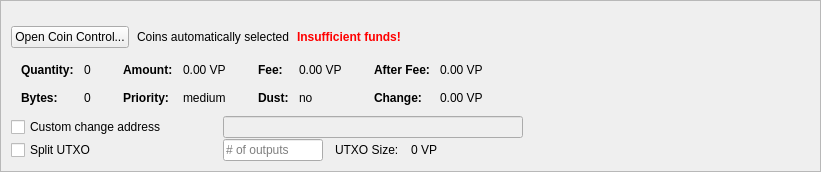
         <widget class="QFrame" name="frameCoinControl">
          <property name="sizePolicy">
           <sizepolicy hsizetype="Expanding" vsizetype="Expanding">
            <horstretch>0</horstretch>
            <verstretch>0</verstretch>
           </sizepolicy>
          </property>
          <property name="maximumSize">
           <size>
            <width>16777215</width>
            <height>16777215</height>
           </size>
          </property>
          <property name="frameShape">
           <enum>QFrame::StyledPanel</enum>
          </property>
          <property name="frameShadow">
           <enum>QFrame::Sunken</enum>
          </property>
          <layout class="QVBoxLayout" name="verticalLayoutCoinControl2">
           <property name="spacing">
            <number>0</number>
           </property>
           <property name="leftMargin">
            <number>0</number>
           </property>
           <property name="topMargin">
            <number>0</number>
           </property>
           <property name="rightMargin">
            <number>0</number>
           </property>
           <property name="bottomMargin">
            <number>0</number>
           </property>
           <item>
            <widget class="QFrame" name="frameCoinControl_BG">
             <layout class="QVBoxLayout" name="verticalLayoutCoinControl" stretch="0,0,0,0,0,0">
              <property name="spacing">
               <number>1</number>
              </property>
              <property name="leftMargin">
               <number>10</number>
              </property>
              <property name="topMargin">
               <number>10</number>
              </property>
              <item>
               <layout class="QHBoxLayout" name="horizontalLayoutCoinControl1">
                <property name="bottomMargin">
                 <number>15</number>
                </property>
                <item>
                 <layout class="QVBoxLayout" name="verticalLayout_3">
                  <property name="spacing">
                   <number>6</number>
                  </property>
                 </layout>
                </item>
               </layout>
              </item>
              <item>
               <layout class="QHBoxLayout" name="horizontalLayoutCoinControl2" stretch="0,0,0,0">
                <property name="spacing">
                 <number>8</number>
                </property>
                <property name="bottomMargin">
                 <number>10</number>
                </property>
                <item>
                 <widget class="QPushButton" name="pushButtonCoinControl">
                  <property name="sizePolicy">
                   <sizepolicy hsizetype="Minimum" vsizetype="Fixed">
                    <horstretch>0</horstretch>
                    <verstretch>0</verstretch>
                   </sizepolicy>
                  </property>
                  <property name="styleSheet">
                   <string notr="true"/>
                  </property>
                  <property name="text">
                   <string>Open Coin Control...</string>
                  </property>
                  <property name="autoDefault">
                   <bool>false</bool>
                  </property>
                 </widget>
                </item>
                <item>
                 <widget class="QLabel" name="labelCoinControlAutomaticallySelected">
                  <property name="text">
                   <string>Coins automatically selected</string>
                  </property>
                  <property name="margin">
                   <number>5</number>
                  </property>
                 </widget>
                </item>
                <item>
                 <widget class="QLabel" name="labelCoinControlInsuffFunds">
                  <property name="font">
                   <font>
                    <weight>75</weight>
                    <bold>true</bold>
                   </font>
                  </property>
                  <property name="styleSheet">
                   <string notr="true">color:red;font-weight:bold;</string>
                  </property>
                  <property name="text">
                   <string>Insufficient funds!</string>
                  </property>
                  <property name="margin">
                   <number>5</number>
                  </property>
                 </widget>
                </item>
                <item>
                 <spacer name="horizontalSpacerCoinControl">
                  <property name="orientation">
                   <enum>Qt::Horizontal</enum>
                  </property>
                  <property name="sizeHint" stdset="0">
                   <size>
                    <width>40</width>
                    <height>1</height>
                   </size>
                  </property>
                 </spacer>
                </item>
               </layout>
              </item>
              <item>
               <widget class="QWidget" name="widgetCoinControl" native="true">
                <property name="sizePolicy">
                 <sizepolicy hsizetype="Preferred" vsizetype="Preferred">
                  <horstretch>0</horstretch>
                  <verstretch>0</verstretch>
                 </sizepolicy>
                </property>
                <property name="minimumSize">
                 <size>
                  <width>0</width>
                  <height>0</height>
                 </size>
                </property>
                <property name="styleSheet">
                 <string notr="true"/>
                </property>
                <layout class="QHBoxLayout" name="horizontalLayoutCoinControl5">
                 <property name="leftMargin">
                  <number>0</number>
                 </property>
                 <property name="topMargin">
                  <number>0</number>
                 </property>
                 <property name="rightMargin">
                  <number>0</number>
                 </property>
                 <property name="bottomMargin">
                  <number>0</number>
                 </property>
                 <item>
                  <layout class="QHBoxLayout" name="horizontalLayoutCoinControl3" stretch="0,0,0,1">
                   <property name="spacing">
                    <number>20</number>
                   </property>
                   <property name="topMargin">
                    <number>0</number>
                   </property>
                   <property name="bottomMargin">
                    <number>10</number>
                   </property>
                   <item>
                    <layout class="QFormLayout" name="formLayoutCoinControl1">
                     <property name="horizontalSpacing">
                      <number>10</number>
                     </property>
                     <property name="verticalSpacing">
                      <number>14</number>
                     </property>
                     <property name="leftMargin">
                      <number>10</number>
                     </property>
                     <property name="topMargin">
                      <number>4</number>
                     </property>
                     <property name="rightMargin">
                      <number>6</number>
                     </property>
                     <item row="0" column="0">
                      <widget class="QLabel" name="labelCoinControlQuantityText">
                       <property name="font">
                        <font>
                         <weight>75</weight>
                         <bold>true</bold>
                        </font>
                       </property>
                       <property name="text">
                        <string>Quantity:</string>
                       </property>
                       <property name="margin">
                        <number>0</number>
                       </property>
                      </widget>
                     </item>
                     <item row="0" column="1">
                      <widget class="QLabel" name="labelCoinControlQuantity">
                       <property name="cursor">
                        <cursorShape>IBeamCursor</cursorShape>
                       </property>
                       <property name="contextMenuPolicy">
                        <enum>Qt::ActionsContextMenu</enum>
                       </property>
                       <property name="text">
                        <string notr="true">0</string>
                       </property>
                       <property name="margin">
                        <number>0</number>
                       </property>
                       <property name="textInteractionFlags">
                        <set>Qt::LinksAccessibleByMouse|Qt::TextSelectableByKeyboard|Qt::TextSelectableByMouse</set>
                       </property>
                      </widget>
                     </item>
                     <item row="1" column="0">
                      <widget class="QLabel" name="labelCoinControlBytesText">
                       <property name="font">
                        <font>
                         <weight>75</weight>
                         <bold>true</bold>
                        </font>
                       </property>
                       <property name="text">
                        <string>Bytes:</string>
                       </property>
                      </widget>
                     </item>
                     <item row="1" column="1">
                      <widget class="QLabel" name="labelCoinControlBytes">
                       <property name="cursor">
                        <cursorShape>IBeamCursor</cursorShape>
                       </property>
                       <property name="contextMenuPolicy">
                        <enum>Qt::ActionsContextMenu</enum>
                       </property>
                       <property name="text">
                        <string notr="true">0</string>
                       </property>
                       <property name="textInteractionFlags">
                        <set>Qt::LinksAccessibleByMouse|Qt::TextSelectableByKeyboard|Qt::TextSelectableByMouse</set>
                       </property>
                      </widget>
                     </item>
                    </layout>
                   </item>
                   <item>
                    <layout class="QFormLayout" name="formLayoutCoinControl2">
                     <property name="horizontalSpacing">
                      <number>10</number>
                     </property>
                     <property name="verticalSpacing">
                      <number>14</number>
                     </property>
                     <property name="leftMargin">
                      <number>6</number>
                     </property>
                     <property name="topMargin">
                      <number>4</number>
                     </property>
                     <property name="rightMargin">
                      <number>6</number>
                     </property>
                     <item row="0" column="0">
                      <widget class="QLabel" name="labelCoinControlAmountText">
                       <property name="font">
                        <font>
                         <weight>75</weight>
                         <bold>true</bold>
                        </font>
                       </property>
                       <property name="text">
                        <string>Amount:</string>
                       </property>
                       <property name="margin">
                        <number>0</number>
                       </property>
                      </widget>
                     </item>
                     <item row="0" column="1">
                      <widget class="QLabel" name="labelCoinControlAmount">
                       <property name="cursor">
                        <cursorShape>IBeamCursor</cursorShape>
                       </property>
                       <property name="contextMenuPolicy">
                        <enum>Qt::ActionsContextMenu</enum>
                       </property>
                       <property name="text">
                        <string notr="true">0.00 VP</string>
                       </property>
                       <property name="textInteractionFlags">
                        <set>Qt::LinksAccessibleByMouse|Qt::TextSelectableByKeyboard|Qt::TextSelectableByMouse</set>
                       </property>
                      </widget>
                     </item>
                     <item row="1" column="0">
                      <widget class="QLabel" name="labelCoinControlPriorityText">
                       <property name="font">
                        <font>
                         <weight>75</weight>
                         <bold>true</bold>
                        </font>
                       </property>
                       <property name="text">
                        <string>Priority:</string>
                       </property>
                      </widget>
                     </item>
                     <item row="1" column="1">
                      <widget class="QLabel" name="labelCoinControlPriority">
                       <property name="cursor">
                        <cursorShape>IBeamCursor</cursorShape>
                       </property>
                       <property name="contextMenuPolicy">
                        <enum>Qt::ActionsContextMenu</enum>
                       </property>
                       <property name="text">
                        <string>medium</string>
                       </property>
                       <property name="textInteractionFlags">
                        <set>Qt::LinksAccessibleByMouse|Qt::TextSelectableByKeyboard|Qt::TextSelectableByMouse</set>
                       </property>
                      </widget>
                     </item>
                    </layout>
                   </item>
                   <item>
                    <layout class="QFormLayout" name="formLayoutCoinControl3">
                     <property name="horizontalSpacing">
                      <number>10</number>
                     </property>
                     <property name="verticalSpacing">
                      <number>14</number>
                     </property>
                     <property name="leftMargin">
                      <number>6</number>
                     </property>
                     <property name="topMargin">
                      <number>4</number>
                     </property>
                     <property name="rightMargin">
                      <number>6</number>
                     </property>
                     <item row="0" column="0">
                      <widget class="QLabel" name="labelCoinControlFeeText">
                       <property name="font">
                        <font>
                         <weight>75</weight>
                         <bold>true</bold>
                        </font>
                       </property>
                       <property name="text">
                        <string>Fee:</string>
                       </property>
                       <property name="margin">
                        <number>0</number>
                       </property>
                      </widget>
                     </item>
                     <item row="0" column="1">
                      <widget class="QLabel" name="labelCoinControlFee">
                       <property name="cursor">
                        <cursorShape>IBeamCursor</cursorShape>
                       </property>
                       <property name="contextMenuPolicy">
                        <enum>Qt::ActionsContextMenu</enum>
                       </property>
                       <property name="text">
                        <string notr="true">0.00 VP</string>
                       </property>
                       <property name="textInteractionFlags">
                        <set>Qt::LinksAccessibleByMouse|Qt::TextSelectableByKeyboard|Qt::TextSelectableByMouse</set>
                       </property>
                      </widget>
                     </item>
                     <item row="1" column="0">
                      <widget class="QLabel" name="labelCoinControlLowOutputText">
                       <property name="font">
                        <font>
                         <weight>75</weight>
                         <bold>true</bold>
                        </font>
                       </property>
                       <property name="text">
                        <string>Dust:</string>
                       </property>
                      </widget>
                     </item>
                     <item row="1" column="1">
                      <widget class="QLabel" name="labelCoinControlLowOutput">
                       <property name="cursor">
                        <cursorShape>IBeamCursor</cursorShape>
                       </property>
                       <property name="contextMenuPolicy">
                        <enum>Qt::ActionsContextMenu</enum>
                       </property>
                       <property name="text">
                        <string>no</string>
                       </property>
                       <property name="textInteractionFlags">
                        <set>Qt::LinksAccessibleByMouse|Qt::TextSelectableByKeyboard|Qt::TextSelectableByMouse</set>
                       </property>
                      </widget>
                     </item>
                    </layout>
                   </item>
                   <item>
                    <layout class="QFormLayout" name="formLayoutCoinControl4">
                     <property name="horizontalSpacing">
                      <number>10</number>
                     </property>
                     <property name="verticalSpacing">
                      <number>14</number>
                     </property>
                     <property name="leftMargin">
                      <number>6</number>
                     </property>
                     <property name="topMargin">
                      <number>4</number>
                     </property>
                     <property name="rightMargin">
                      <number>6</number>
                     </property>
                     <item row="0" column="0">
                      <widget class="QLabel" name="labelCoinControlAfterFeeText">
                       <property name="font">
                        <font>
                         <weight>75</weight>
                         <bold>true</bold>
                        </font>
                       </property>
                       <property name="text">
                        <string>After Fee:</string>
                       </property>
                       <property name="margin">
                        <number>0</number>
                       </property>
                      </widget>
                     </item>
                     <item row="0" column="1">
                      <widget class="QLabel" name="labelCoinControlAfterFee">
                       <property name="cursor">
                        <cursorShape>IBeamCursor</cursorShape>
                       </property>
                       <property name="contextMenuPolicy">
                        <enum>Qt::ActionsContextMenu</enum>
                       </property>
                       <property name="text">
                        <string notr="true">0.00 VP</string>
                       </property>
                       <property name="textInteractionFlags">
                        <set>Qt::LinksAccessibleByMouse|Qt::TextSelectableByKeyboard|Qt::TextSelectableByMouse</set>
                       </property>
                      </widget>
                     </item>
                     <item row="1" column="0">
                      <widget class="QLabel" name="labelCoinControlChangeText">
                       <property name="font">
                        <font>
                         <weight>75</weight>
                         <bold>true</bold>
                        </font>
                       </property>
                       <property name="text">
                        <string>Change:</string>
                       </property>
                      </widget>
                     </item>
                     <item row="1" column="1">
                      <widget class="QLabel" name="labelCoinControlChange">
                       <property name="cursor">
                        <cursorShape>IBeamCursor</cursorShape>
                       </property>
                       <property name="contextMenuPolicy">
                        <enum>Qt::ActionsContextMenu</enum>
                       </property>
                       <property name="text">
                        <string notr="true">0.00 VP</string>
                       </property>
                       <property name="textInteractionFlags">
                        <set>Qt::LinksAccessibleByMouse|Qt::TextSelectableByKeyboard|Qt::TextSelectableByMouse</set>
                       </property>
                      </widget>
                     </item>
                    </layout>
                   </item>
                  </layout>
                 </item>
                </layout>
               </widget>
              </item>
              <item>
               <layout class="QHBoxLayout" name="horizontalLayoutCoinControl4">
                <property name="spacing">
                 <number>12</number>
                </property>
                <property name="sizeConstraint">
                 <enum>QLayout::SetDefaultConstraint</enum>
                </property>
                <property name="topMargin">
                 <number>0</number>
                </property>
                <property name="rightMargin">
                 <number>0</number>
                </property>
                <item>
                 <widget class="QCheckBox" name="checkBoxCoinControlChange">
                  <property name="sizePolicy">
                   <sizepolicy hsizetype="Preferred" vsizetype="Preferred">
                    <horstretch>0</horstretch>
                    <verstretch>0</verstretch>
                   </sizepolicy>
                  </property>
                  <property name="minimumSize">
                   <size>
                    <width>200</width>
                    <height>0</height>
                   </size>
                  </property>
                  <property name="maximumSize">
                   <size>
                    <width>200</width>
                    <height>16777215</height>
                   </size>
                  </property>
                  <property name="toolTip">
                   <string>If this is activated, but the change address is empty or invalid, change will be sent to a newly generated address.</string>
                  </property>
                  <property name="text">
                   <string>Custom change address</string>
                  </property>
                 </widget>
                </item>
                <item>
                 <widget class="QValidatedLineEdit" name="lineEditCoinControlChange">
                  <property name="enabled">
                   <bool>false</bool>
                  </property>
                  <property name="sizePolicy">
                   <sizepolicy hsizetype="Preferred" vsizetype="Preferred">
                    <horstretch>0</horstretch>
                    <verstretch>0</verstretch>
                   </sizepolicy>
                  </property>
                  <property name="minimumSize">
                   <size>
                    <width>300</width>
                    <height>0</height>
                   </size>
                  </property>
                 </widget>
                </item>
                <item>
                 <widget class="QLabel" name="labelCoinControlChangeLabel">
                  <property name="sizePolicy">
                   <sizepolicy hsizetype="Preferred" vsizetype="Preferred">
                    <horstretch>0</horstretch>
                    <verstretch>0</verstretch>
                   </sizepolicy>
                  </property>
                  <property name="minimumSize">
                   <size>
                    <width>100</width>
                    <height>0</height>
                   </size>
                  </property>
                  <property name="text">
                   <string/>
                  </property>
                  <property name="margin">
                   <number>3</number>
                  </property>
                 </widget>
                </item>
               </layout>
              </item>
              <item>
               <layout class="QHBoxLayout" name="horizontalLayoutCoinControl6">
                <property name="spacing">
                 <number>12</number>
                </property>
                <property name="rightMargin">
                 <number>0</number>
                </property>
                <item>
                 <widget class="QCheckBox" name="splitBlockCheckBox">
                  <property name="sizePolicy">
                   <sizepolicy hsizetype="Preferred" vsizetype="Preferred">
                    <horstretch>0</horstretch>
                    <verstretch>0</verstretch>
                   </sizepolicy>
                  </property>
                  <property name="minimumSize">
                   <size>
                    <width>200</width>
                    <height>0</height>
                   </size>
                  </property>
                  <property name="maximumSize">
                   <size>
                    <width>200</width>
                    <height>16777215</height>
                   </size>
                  </property>
                  <property name="text">
                   <string>Split UTXO</string>
                  </property>
                 </widget>
                </item>
                <item>
                 <widget class="QLineEdit" name="splitBlockLineEdit">
                  <property name="sizePolicy">
                   <sizepolicy hsizetype="Preferred" vsizetype="Preferred">
                    <horstretch>50</horstretch>
                    <verstretch>0</verstretch>
                   </sizepolicy>
                  </property>
                  <property name="minimumSize">
                   <size>
                    <width>100</width>
                    <height>0</height>
                   </size>
                  </property>
                  <property name="maximumSize">
                   <size>
                    <width>100</width>
                    <height>16777215</height>
                   </size>
                  </property>
                  <property name="placeholderText">
                   <string># of outputs</string>
                  </property>
                 </widget>
                </item>
                <item>
                 <widget class="QLabel" name="labelBlockSizeText">
                  <property name="text">
                   <string>UTXO Size:</string>
                  </property>
                 </widget>
                </item>
                <item>
                 <widget class="QLabel" name="labelBlockSize">
                  <property name="text">
                   <string>0 VP</string>
                  </property>
                 </widget>
                </item>
                <item>
                 <spacer name="horizontalSpacer_7">
                  <property name="orientation">
                   <enum>Qt::Horizontal</enum>
                  </property>
                  <property name="sizeHint" stdset="0">
                   <size>
                    <width>40</width>
                    <height>20</height>
                   </size>
                  </property>
                 </spacer>
                </item>
               </layout>
              </item>
              <item>
               <spacer name="verticalSpacerCoinControl">
                <property name="orientation">
                 <enum>Qt::Vertical</enum>
                </property>
                <property name="sizeHint" stdset="0">
                 <size>
                  <width>800</width>
                  <height>1</height>
                 </size>
                </property>
               </spacer>
              </item>
             </layout>
            </widget>
           </item>
          </layout>
         </widget>
